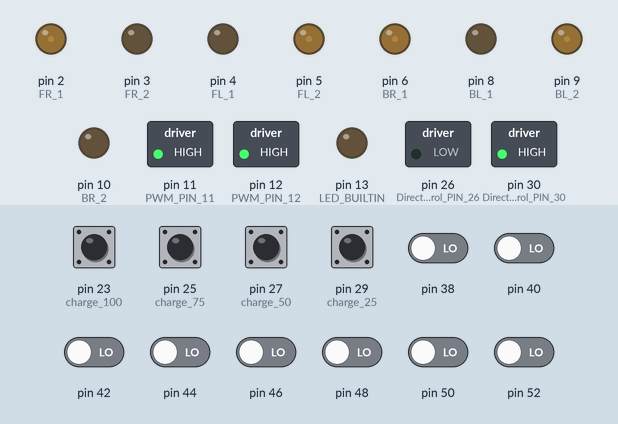
Bench run of a sketch on a simulated Arduino Mega 2560, built with avr-gcc and run on an emulated ATmega2560. Parts: switched loads named in the sketch (green lamp = pin HIGH), output pins drawn as LEDs (lit = HIGH). The inputs (shaded band) are chosen by the test bench; at power-on: pin 23 (charge_100), pin 25 (charge_75), pin 27 (charge_50), pin 29 (charge_25) HIGH, pin 38, pin 40, pin 42, pin 44, pin 46, pin 48, pin 50, pin 52 LOW. What the sketch prints to the serial monitor is not drawn.

Above: at 8.7 s.
8.8 s: pin 40 driven HIGH
At 8.97 s:
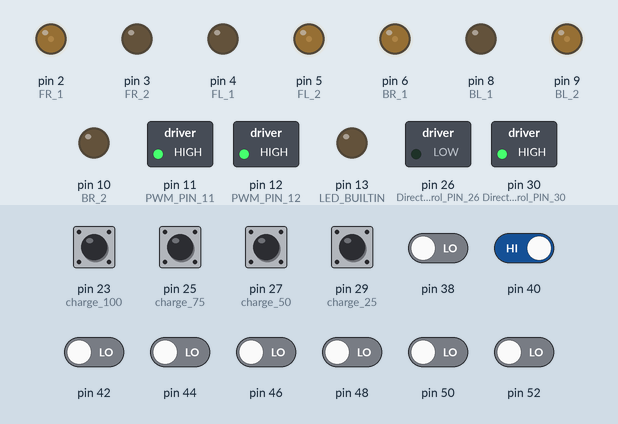
10.6 s: pin 42 driven HIGH
At 11.4 s:
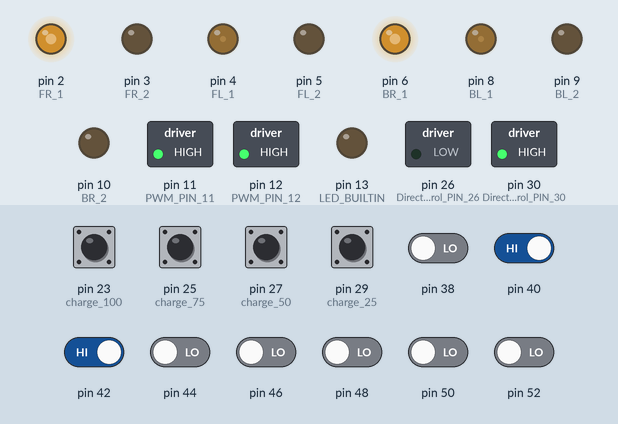
12.1 s: pin 44 driven HIGH
At 12.6 s:
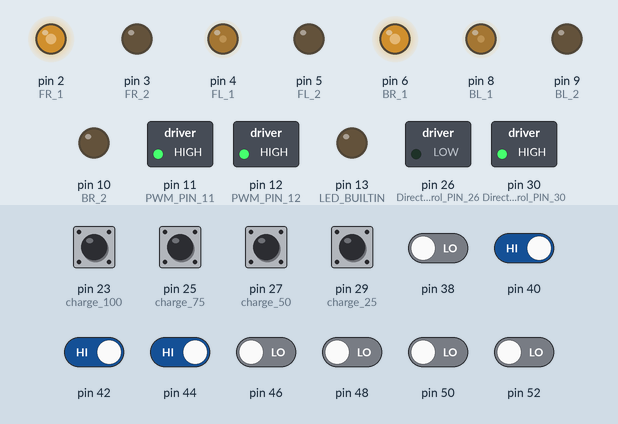
13.6 s: pin 46 driven HIGH
At 14.6 s:
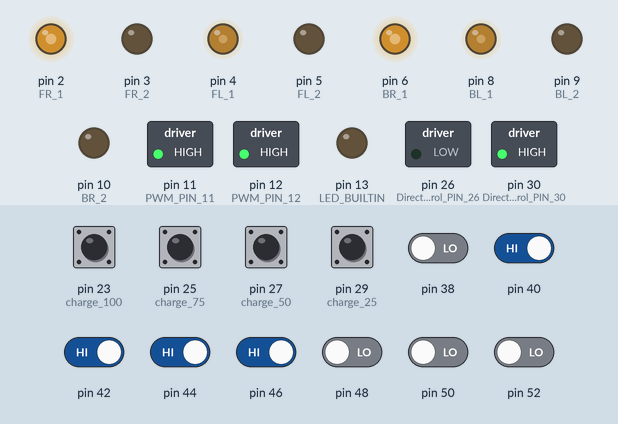
15.1 s: pin 50 driven HIGH
At 16.0 s:
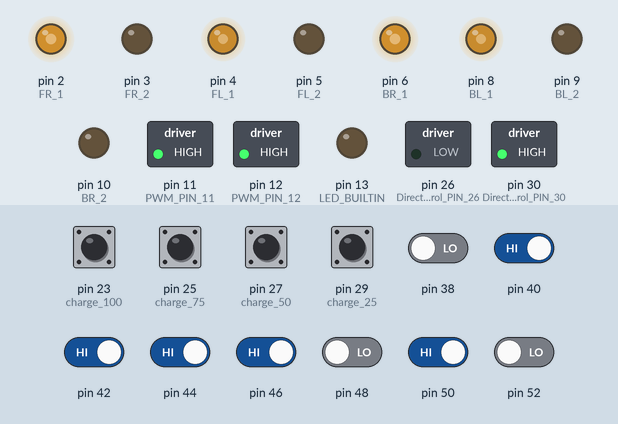
16.6 s: pin 38 driven HIGH
At 16.9 s:
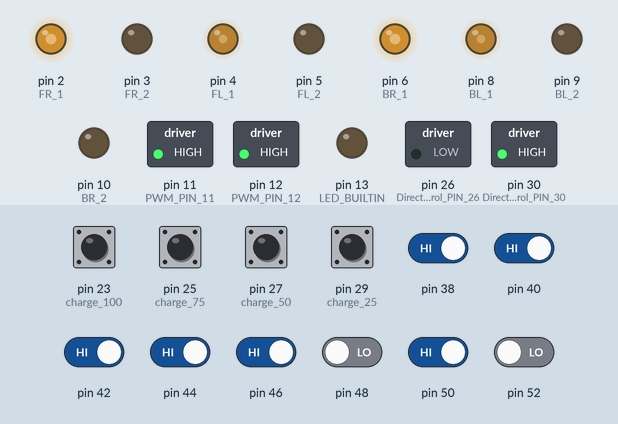
Timing chart, 0 to 19.1 s (numbered marks = the images above; inputs shaded):
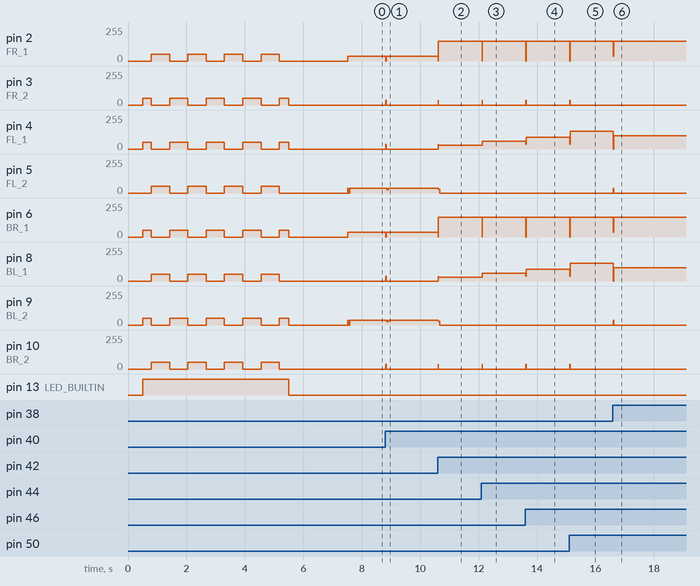

The sketch:

ARIMS_CONTROL.ino
```cpp
#include <QTRSensors.h>

QTRSensors qtr;
const uint8_t SensorCount = 8;
uint16_t sensorValues[SensorCount];

void translate_right();
void translate_left();
void rotate_right();
void rotate_left();
void stop();
void calibrateIR();
void line_follow();
void Tread_run();
void Tread_Direction();
int intersection_nav(int intersecTarget);
void shelf_location(char rowLocation);


// Wheel initialisation (1 = forward Direction, 2 = reverse direction)
int FR_1 = 2;
int FR_2 = 3;
int FL_1 = 4;
int FL_2 = 5;
int BR_1 = 6;
int BR_2 = 10; // BROKEN PIN!!!!!!!!!!
int BL_1 = 8;
int BL_2 = 9;

// Serical Coms
// char incomingChar = '10';

// General Variable
int stopFlag;   // Stop the
int set = 1;    // Variable to prevent double counting of same intersection
int stateNumber = 0;

//Inital Values
const double KP = 0.06; //0.06
const double KD = 0.6; //0.6
double last_error = 0;
const int goal = 3500;
int set_speed = 150;
int max_speed = 150;
int calibratePWM = 50;

// Intersections
int intersecFlag = 0;   // Flag to set if on a intersection
int intersecCount = 0;  // Keep track of the number of intersections seen
int intersecTarget;     // Intersection number to stop at

// Shelf
int moveTime = 1500;    // Time in ms to move from line to shelf
int shelfStop = 5000;

int row = 0;
int col = 0;

// rotation control
int rotate_speed = 35; // Speed of the rotation (35)
int min_speed = 1; // Minimum speed of inside wheel that causes a rotation (1)

// intersection logic
unsigned long lastIntersectionTime = 0; // Time when the last intersection was detected
const unsigned long debounceDelay = 2000; // Debounce delay in milliseconds
const unsigned long holdDuration = 5000; // Duration to hold intersecCount in milliseconds

unsigned long lastUpdateTime = 0; // Time when intersecCount was last updated

bool isProcessing = false; // Flag to indicate if the robot is processing an intersection
bool intersectionDetected = false; // Flag to indicate if an intersection has been processed

// Charging
const int charge_100 = 23; // digital pin corresponding to 100% charge
const int charge_75 = 25;  // digital pin corresponding to 75% charge
const int charge_50 = 27;  // digital pin corresponding to 50% charge
const int charge_25 = 29;  // digital pin corresponding to 25% charge

int charge_level = 0;     // Variable to hold the battery charge level

// Treadmill
int i = 0;
unsigned long time;
bool TreadDirection;
unsigned long start_time = 0;
float speed = 150;

bool ScissorDirection;

char operation;
char op;

int collect_flag = 0;
int place_flag = 0;

char incomingChar = 'P'; // Start with 'C' or 'P' for operation simulation

void setup() {
  // put your setup code here, to run once:
  pinMode(FR_1,OUTPUT);
  pinMode(FR_2,OUTPUT);

  pinMode(FL_1,OUTPUT);
  pinMode(FL_2,OUTPUT);

  pinMode(BR_1,OUTPUT);
  pinMode(BR_2,OUTPUT);

  pinMode(BL_1,OUTPUT);
  pinMode(BL_2,OUTPUT);

  // Initialize pin modes
  pinMode(charge_100, INPUT);
  pinMode(charge_75, INPUT);
  pinMode(charge_50, INPUT);
  pinMode(charge_25, INPUT);

  // configure the sensors
  qtr.setTypeRC();
  qtr.setSensorPins((const uint8_t[]){38, 40, 42, 44, 46, 48, 50, 52}, SensorCount);
  qtr.setEmitterPin(36);

  delay(500);

  pinMode(LED_BUILTIN, OUTPUT);

  // Simulate the first character input as 'C'
    operation = incomingChar; // Set the operation to 'C' for collect

  // After processing 'C', simulate receiving '1' for the location
  incomingChar = '1';

  calibrateIR(); // calibrates ir sensor (place robot on centre of line and then power up)

  // print the calibration minimum values measured when emitters were on
  Serial.begin(9600);
  Serial1.begin(9600);

  // Initialize timer and set initial state
  time = millis();
  TreadDirection = HIGH; // High = retreive from shelf
  Serial.begin(115200);

  // Treadmill setup
  pinMode(26, OUTPUT);  // Direction control PIN 26
  pinMode(12, OUTPUT);  // PWM PIN 12
  analogWrite(12, 255); // Motor off (PWM is inverted)
  digitalWrite(26, LOW);

  // Scissor setup
  ScissorDirection = HIGH;
  pinMode(30, OUTPUT);  // Direction control PIN 30
  pinMode(11, OUTPUT);  // PWM PIN 11
  analogWrite(11, 255); // Motor off (PWM is inverted)
  digitalWrite(30, HIGH);

  // Wait for the serial port to connect
  while (!Serial) {
    ;  // Wait for serial port to be ready
  }

  delay(1000);

}

void loop() {
    // ====================== Manual Override (no Pi) =============================

    // Update the battery status
    update_battery_status();

    // Simulate receiving 'C' first and then '1'
    if (incomingChar == 'C' || incomingChar == 'D') {
        operation = incomingChar; // Set the operation
        Serial.print("Operation set to: ");
        Serial.println(operation == 'C' ? "Collect" : "Dispense");

        // Simulate next input to be a location after operation is set
        incomingChar = '1'; // Move on to set location
    }
    // Otherwise, check if it is a location ('1'-'9')
    else if (incomingChar >= '1' && incomingChar <= '9') {
        // Use the shelf location function to set row and column
        shelf_location(incomingChar);
        Serial.print("Location set to row: ");
        Serial.print(row);
        Serial.print(", column: ");
        Serial.println(col);

        // Proceed to move based on operation and location
        // Reset stopFlag for the new operation
        stopFlag = 0;

        // [1] Detect if a valid shelf has been selected
        if (incomingChar == '0' || incomingChar == '10' || incomingChar == 0) {
            stop();
            stopFlag = 1;
        } else {
            // [2] Follow line until the desired intersection has been reached
            while (intersection_nav(row) == 0 && stopFlag != 1 && stateNumber == 0) {
                line_follow();
            }

            // [3] Perform movement operations when the desired intersection has been reached
            if (stopFlag != 1 && stateNumber == 1) {
                shelf_movement_right(operation); // Execute operation-specific sequence
            }
        }
    } else {
        // Reset incomingChar to stop further processing until next loop cycle
        incomingChar = 0; // Stop further processing until next loop cycle
    }
} // end if main loop

int intersection_nav(int intersecTarget){

  // Reset intersecFlag at the start of each check
  intersecFlag = 0;

  // Detect if the robot is at an intersection
  for (int i = 0; i < SensorCount; i++) {
    if (sensorValues[i] > 500) {   // Check if each sensor value is above the threshold
      intersecFlag++;
    }
  }

  // Reset set flag to enable new count if not on an intersection
  if (intersecFlag < 8) {
    set = 1;   // Reset flag to enable new count
  }

  // Count the intersections and perform task depending on intersection number
  if (intersecFlag == 8 && set == 1) {  // All sensors detected the line
    intersecCount++;    // Increase intersection count
    set = 0;   // Set flag to stop double counting
    Serial.print("intersecCount: ");
    Serial.println(intersecCount);
    Serial.print("intersecTarget: ");
    Serial.println(intersecTarget);
  }

  // Determine if at goal position, return 1 if at goal, 0 if not
  if (intersecCount == intersecTarget) {
    intersecCount = 0;  // Reset intersection count
    stateNumber = 1;    // Change state if needed
    return 1;
  } else {
    return 0;
  }
}

// Function to handle collecting or dispensing based on the set operation and shelf location
void box_movement(char op, int row, int col) {
    if (op == 'C') {
        Serial.print("Collecting box from row ");
    } else if (op == 'P') {
        Serial.print("Dispensing box to row ");
    }
    Serial.print(row);
    Serial.print(", column ");
    Serial.println(col);

    // Call shelf movement based on the operation
   // shelf_movement_right(op);
}


// Finds the row and collom of the shelf that needs to be located
void shelf_location(char rowLocation){
  switch(rowLocation){
    case('1'): row = 1; col = 3; break;
    case('2'): row = 2; col = 3; break;
    case('3'): row = 3; col = 3; break;
    case('4'): row = 1; col = 2; break;
    case('5'): row = 2; col = 2; break;
    case('6'): row = 3; col = 2; break;
    case('7'): row = 1; col = 1; break;
    case('8'): row = 2; col = 1; break;
    case('9'): row = 3; col = 1; break;
    default: row = 0; col = 0; break;
  }
}

void Scissor_run() {
  analogWrite(11, 0);
  delay(1200);
  analogWrite(11, 255);
}

void Scissor_Up() {
  if (ScissorDirection == HIGH) {
    digitalWrite(30, LOW); // SCISSOR UP
    Scissor_run();
    ScissorDirection = LOW;
    delay(1000);
  }
}

void Scissor_Down() {
  if (ScissorDirection == LOW) {
    digitalWrite(30, HIGH); // SCISSOR UP
    Scissor_run();
    ScissorDirection = HIGH;
    delay(1000);
  }
}

void Tread_run() {
  analogWrite(12, 0);
  delay(1500);
  analogWrite(12, 255);
}

void Tread_on(){
  digitalWrite(26, HIGH);
    Tread_run();
    delay(1000);
}

void Tread_off() {
  //if (TreadDirection == HIGH) {
    digitalWrite(26, LOW);
    Tread_run();
    // TreadDirection = LOW;
    delay(1500);
  //}

}

// Move robot towards shelf located left of the line
void shelf_movement_left(){
  translate_left();
        delay(moveTime); // Wait for the specified move time
        stop();
        Scissor_Up();
        Tread_Direction();
        Scissor_Down();
        delay(1000);
        translate_right();
        delay(moveTime);
        stop();
      stateNumber = 2;
}

// Function to handle shelf movements for both collect ('C') and dispense ('P')
void shelf_movement_right(char op) {
      translate_right();
        delay(moveTime); // Wait for the specified move time
        stop();
    // Conditional behavior based on the operation
    if (op == 'C') {
        // Collecting sequence
        Scissor_Up();    // Move the scissor lift up
        Tread_off();     // Tread gets object off shelf
        Scissor_Down();  // Move the scissor lift down
        delay(1000);     // Wait for any mechanical delays

    } else if (op == 'P') {
        // Dispensing sequence
        Scissor_Up();    // Move the scissor lift up
        Tread_on();      // Turn on the tread to push the box
        delay(1000);     // Wait to ensure the box is fully dispensed
        Scissor_Down();  // Move the scissor lift down
        delay(1000);     // Wait for any mechanical delays
    }

    // Return to the original position
    translate_left();
    delay(moveTime);
    stop();

    // Update the state number to indicate completion
    stateNumber = 2;
}

void disco(){
  translate_left();
  delay(2000);
  stop();
  rotate_right();
  Scissor_Up(); // 1 second delay
  delay(2000);
  stop();
  rotate_left();
  delay(2000);
  Scissor_Down(); // 1 second delay
  stop();
  rotate_right();
  Scissor_Up(); // 1 second delay
  delay(2000);
  stop();
  rotate_left();
  Scissor_Down(); // 1 second delay
  delay(2000);
  stop();
  translate_right();
  delay(2000);
  stop();
}

void line_follow(){

  // read calibrated sensor values and obtain a measure of the line position
  // from 0 to 5000 (for a white line, use readLineWhite() instead)
  uint16_t position = qtr.readLineBlack(sensorValues);
  //Serial.println(position);
  delay(10);

 int error = position - goal;
 int adjust = KP*error + KD*(error-last_error);
 last_error = error;

  int a = set_speed + adjust;
  int b = set_speed - adjust;

  drive_line(a,b,error);
}

void drive_line(int left_speed,int right_speed, int error_control){


  left_speed = constrain(left_speed,0,max_speed);
  right_speed = constrain(right_speed,0,max_speed);

  analogWrite(FR_1,right_speed);
  digitalWrite(FR_2,LOW);
  analogWrite(FL_1,left_speed);
  digitalWrite(FL_2,LOW);
  analogWrite(BR_1,right_speed);
  digitalWrite(BR_2,LOW);
  analogWrite(BL_1,left_speed);
  digitalWrite(BL_2,LOW);

  if(left_speed < min_speed){
    rotate_left();
  }

  if(right_speed < min_speed){
    rotate_right();
  }

}

void rotate_right(){
  digitalWrite(FR_1, LOW);
  analogWrite(FR_2, rotate_speed);
  analogWrite(FL_1, rotate_speed);
  digitalWrite(FL_2, LOW);
  digitalWrite(BR_1, LOW);
  analogWrite(BR_2, rotate_speed);
  analogWrite(BL_1, rotate_speed);
  digitalWrite(BL_2, LOW);
}

void rotate_left(){
  analogWrite(FR_1, rotate_speed);
  digitalWrite(FR_2, LOW);
  digitalWrite(FL_1, LOW);
  analogWrite(FL_2, rotate_speed);
  analogWrite(BR_1, rotate_speed);
  digitalWrite(BR_2, LOW);
  digitalWrite(BL_1, LOW);
  analogWrite(BL_2, rotate_speed);
}

void translate_right(){
  digitalWrite(FR_1, LOW);
  analogWrite(FR_2, calibratePWM);
  analogWrite(FL_1, calibratePWM);
  digitalWrite(FL_2, LOW);
  analogWrite(BR_1, calibratePWM);
  digitalWrite(BR_2, LOW);
  digitalWrite(BL_1, LOW);
  analogWrite(BL_2, calibratePWM);
}

void translate_left(){
  analogWrite(FR_1, calibratePWM);
  digitalWrite(FR_2, LOW);
  digitalWrite(FL_1, LOW);
  analogWrite(FL_2, calibratePWM);
  digitalWrite(BR_1, LOW);
  analogWrite(BR_2, calibratePWM);
  analogWrite(BL_1, calibratePWM);
  digitalWrite(BL_2, LOW);
}

void stop(){
  digitalWrite(FR_1, LOW);
  digitalWrite(FR_2, LOW);
  digitalWrite(FL_1, LOW);
  digitalWrite(FL_2, LOW);
  digitalWrite(BR_1, LOW);
  digitalWrite(BR_2, LOW);
  digitalWrite(BL_1, LOW);
  digitalWrite(BL_2, LOW);
}

int update_battery_status() {
  // Check each pin and update charge level accordingly

  if (digitalRead(charge_100) == LOW) {
    charge_level = 100;
    //Serial1.write('A');
    Serial.println("100%");
  }

  if (digitalRead(charge_75) == LOW) {
    charge_level = 75;
    //Serial1.write('B');
    Serial.println("75%");
  }
  if (digitalRead(charge_50) == LOW) {
    charge_level = 50;
    //Serial1.write('C');
    Serial.println("50%");
  }
  if (digitalRead(charge_25) == LOW) {
    charge_level = 25;
    //Serial1.write('D');
    Serial.println("25%");
  }
  // else {
    // If no change, resend the current charge level
    //switch (charge_level) {
      //case 100: Serial1.write('A'); break;
      //case 75: Serial1.write('B'); break;
     // case 50: Serial1.write('C'); break;
      //case 25: Serial1.write('D'); break;
    //  default: return charge_level;
    //}
  //}

  return charge_level;
}

void calibrateIR(){
  digitalWrite(LED_BUILTIN, HIGH); // turn on Arduino's LED to indicate we are in calibration mode

  // 2.5 ms RC read timeout (default) * 10 reads per calibrate() call
  // = ~25 ms per calibrate() call.
  // Call calibrate() 400 times to make calibration take about 10 seconds.
  int count = 0;
  int direction = 3;

  translate_right();
  for (uint16_t i = 0; i < 200; i++) {
    count = count + 1;

    qtr.calibrate();  // Perform sensor calibration

    if(i == 187){
      direction = 4; // random undefined direction intentionally
      stop();
      translate_right();
    }

     if ((count == 12) && (direction == 3)) {
    direction = 1;
    count = 0;
      stop();
      translate_left();
    }

    if ((count == 25) && (direction == 0)) {
    direction = 1;
    count = 0;
      stop();
      translate_left();
    }

  if ((count == 25) && (direction == 1)) {
    direction = 0;
    count = 0;
      stop();
      translate_right();
    }

  }// end of for loop

  digitalWrite(LED_BUILTIN, LOW); // turn off Arduino's LED to indicate we are through with calibration

  stop();
  delay(1000);
}
```

DriveBase.cpp
```cpp
#include "DriveBase.hpp"
```

DriveBase.hpp
```cpp
#ifndef _DRIVE_BASE
#define _DRIVE_BASE

#endif
```

Measured:
- after the input at 8.8 s, pin 2 (FR_1), pin 6 (BR_1): 35/255 → 0/255 at once, → 35/255 0.01 s later; pin 3 (FR_2), pin 4 (FL_1), pin 8 (BL_1), pin 10 (BR_2): 0/255 → 35/255 at once, → 0/255 0.01 s later; pin 5 (FL_2), pin 9 (BL_2): 35/255 → 26/255 after 0.06 s, → 35/255 0.04 s later
- after the input at 10.6 s, pin 2 (FR_1), pin 6 (BR_1): 35/255 → 150/255 at once; pin 3 (FR_2), pin 10 (BR_2): 0/255 → 35/255 at once, → 0/255 0.01 s later; pin 4 (FL_1), pin 8 (BL_1): 0/255 → 30/255 at once; pin 5 (FL_2), pin 9 (BL_2): 35/255 → 0/255 at once
- after the input at 12.1 s, pin 2 (FR_1), pin 6 (BR_1): 150/255 → 0/255 at once, → 150/255 0.01 s later; pin 3 (FR_2), pin 10 (BR_2): 0/255 → 35/255 at once, → 0/255 0.01 s later; pin 4 (FL_1), pin 8 (BL_1): 30/255 → 60/255 at once
- after the input at 13.6 s, pin 2 (FR_1), pin 6 (BR_1): 150/255 → 0/255 at once, → 150/255 0.01 s later; pin 3 (FR_2), pin 10 (BR_2): 0/255 → 35/255 at once, → 0/255 0.01 s later; pin 4 (FL_1), pin 8 (BL_1): 60/255 → 90/255 at once
- after the input at 15.1 s, pin 2 (FR_1), pin 6 (BR_1): 150/255 → 0/255 at once, → 150/255 0.01 s later; pin 3 (FR_2), pin 10 (BR_2): 0/255 → 35/255 at once, → 0/255 0.01 s later; pin 4 (FL_1), pin 8 (BL_1): 90/255 → 132/255 at once
- after the input at 16.6 s, pin 2 (FR_1), pin 6 (BR_1): 150/255 → 35/255 at once, → 150/255 0.01 s later; pin 4 (FL_1), pin 8 (BL_1): 132/255 → 100/255 at once; pin 5 (FL_2), pin 9 (BL_2): 0/255 → 35/255 at once, → 0/255 0.01 s later
